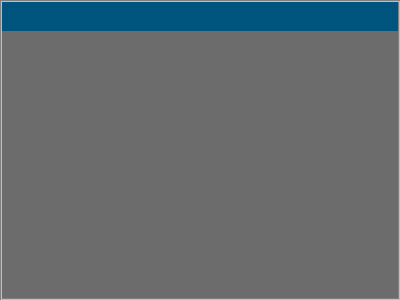
<?xml version="1.0" encoding="UTF-8"?>
<ui version="4.0">
 <class>proListView</class>
 <widget class="QTableView" name="proListView">
  <property name="geometry">
   <rect>
    <x>0</x>
    <y>0</y>
    <width>400</width>
    <height>300</height>
   </rect>
  </property>
  <property name="windowTitle">
   <string>proListView</string>
  </property>
  <property name="styleSheet">
   <string notr="true">QTableView#proListView{
    color: white;                                       /*表格内文字颜色*/
    gridline-color: black;                              /*表格内框颜色*/
    background-color: rgb(108, 108, 108);               /*表格内背景色*/
    alternate-background-color: rgb(64, 64, 64);
    selection-color: white;                             /*选中区域的文字颜色*/
    selection-background-color: rgb(0, 85, 127);        /*选中区域的背景色*/
    border: 2px groove gray;
    border-radius: 0px;
    padding: 0px 0px;
    /*background-color: rgb(250, 250, 115);*/
    /*alternate-background-color: rgb(141, 163, 215);*/
}
QHeaderView{
    color: white;
    font: bold 10pt;
    background-color: rgb(0, 85, 127);/*设置表头空白区域背景色*/
    border: 0px solid rgb(144, 144, 144);
    border:0px solid rgb(191,191,191);
    border-left-color: rgba(255, 255, 255, 0);
    border-top-color: rgba(255, 255, 255, 0);
    border-radius:0px;
    min-height:29px;
}
QHeaderView#hHeader::section {
    background-color:darkcyan;
    color: red;
    padding-left: 4px;
    border: 1px solid #6c6c6c;
    height:40;
    width:300;
    selection-background-color: rgb(0, 85, 127);
}
QHeaderView#vHeader::section {
    background-color: #000000;
    color: white;
    padding-left: 4px;
    border: 1px solid #6c6c6c;
    width:30;
}</string>
  </property>
 </widget>
 <layoutdefault spacing="6" margin="11"/>
 <resources/>
 <connections/>
</ui>
